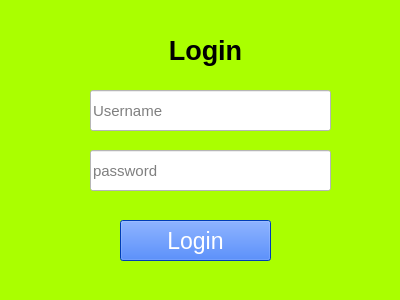
<?xml version="1.0" encoding="UTF-8"?>
<ui version="4.0">
 <class>Form</class>
 <widget class="QWidget" name="Form">
  <property name="geometry">
   <rect>
    <x>0</x>
    <y>0</y>
    <width>400</width>
    <height>300</height>
   </rect>
  </property>
  <property name="windowTitle">
   <string>Form</string>
  </property>
  <property name="styleSheet">
   <string notr="true">background-color: rgb(170, 255, 0);</string>
  </property>
  <widget class="QLabel" name="label">
   <property name="geometry">
    <rect>
     <x>110</x>
     <y>30</y>
     <width>191</width>
     <height>41</height>
    </rect>
   </property>
   <property name="font">
    <font>
     <pointsize>20</pointsize>
     <weight>75</weight>
     <bold>true</bold>
    </font>
   </property>
   <property name="text">
    <string>Login</string>
   </property>
   <property name="alignment">
    <set>Qt::AlignCenter</set>
   </property>
  </widget>
  <widget class="QLineEdit" name="username_input">
   <property name="geometry">
    <rect>
     <x>90</x>
     <y>90</y>
     <width>241</width>
     <height>41</height>
    </rect>
   </property>
   <property name="font">
    <font>
     <pointsize>11</pointsize>
    </font>
   </property>
   <property name="autoFillBackground">
    <bool>false</bool>
   </property>
   <property name="styleSheet">
    <string notr="true">background-color: rgb(255, 255, 255);</string>
   </property>
   <property name="placeholderText">
    <string>Username</string>
   </property>
  </widget>
  <widget class="QLineEdit" name="password_input">
   <property name="geometry">
    <rect>
     <x>90</x>
     <y>150</y>
     <width>241</width>
     <height>41</height>
    </rect>
   </property>
   <property name="font">
    <font>
     <pointsize>11</pointsize>
    </font>
   </property>
   <property name="autoFillBackground">
    <bool>false</bool>
   </property>
   <property name="styleSheet">
    <string notr="true">background-color: rgb(255, 255, 255);</string>
   </property>
   <property name="placeholderText">
    <string>password</string>
   </property>
  </widget>
  <widget class="QPushButton" name="login_btn2">
   <property name="geometry">
    <rect>
     <x>120</x>
     <y>220</y>
     <width>151</width>
     <height>41</height>
    </rect>
   </property>
   <property name="font">
    <font>
     <pointsize>17</pointsize>
    </font>
   </property>
   <property name="styleSheet">
    <string notr="true">color: rgb(255, 255, 255);
background-color: rgb(0, 85, 255);</string>
   </property>
   <property name="text">
    <string>Login</string>
   </property>
  </widget>
  <widget class="QLabel" name="error">
   <property name="geometry">
    <rect>
     <x>100</x>
     <y>200</y>
     <width>231</width>
     <height>20</height>
    </rect>
   </property>
   <property name="styleSheet">
    <string notr="true">color: rgb(255, 0, 0);
background-color: rgb(170, 255, 0);</string>
   </property>
   <property name="text">
    <string/>
   </property>
  </widget>
 </widget>
 <resources/>
 <connections/>
</ui>
